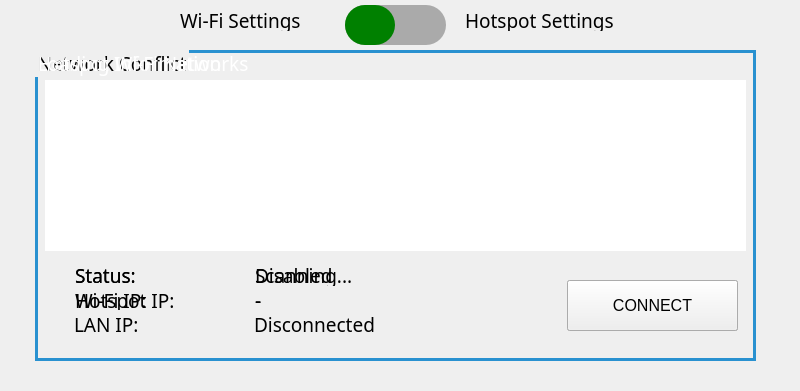
   <widget class="QWidget" name="network_menu_widget" native="true">
    <property name="geometry">
     <rect>
      <x>8800</x>
      <y>90</y>
      <width>800</width>
      <height>391</height>
     </rect>
    </property>
    <widget class="QLabel" name="label_14">
     <property name="geometry">
      <rect>
       <x>180</x>
       <y>10</y>
       <width>151</width>
       <height>21</height>
      </rect>
     </property>
     <property name="font">
      <font>
       <family>Proxima Nova</family>
       <pointsize>14</pointsize>
      </font>
     </property>
     <property name="text">
      <string>Wi-Fi Settings</string>
     </property>
    </widget>
    <widget class="QSlider" name="horizontalSlider">
     <property name="geometry">
      <rect>
       <x>345</x>
       <y>0</y>
       <width>101</width>
       <height>51</height>
      </rect>
     </property>
     <property name="font">
      <font>
       <family>Proxima Nova</family>
      </font>
     </property>
     <property name="autoFillBackground">
      <bool>false</bool>
     </property>
     <property name="styleSheet">
      <string notr="true">QSlider::groove:horizontal { 
	background-color: #AAAAAA;
	height: 40%; 
	border-radius: 20px;
}

QSlider::handle:horizontal { 
	background-color: green; 
	width: 50%; 
	height: 50%;
	border-radius: 20px; 
}
</string>
     </property>
     <property name="maximum">
      <number>1</number>
     </property>
     <property name="singleStep">
      <number>1</number>
     </property>
     <property name="pageStep">
      <number>1</number>
     </property>
     <property name="tracking">
      <bool>false</bool>
     </property>
     <property name="orientation">
      <enum>Qt::Horizontal</enum>
     </property>
     <property name="tickInterval">
      <number>0</number>
     </property>
    </widget>
    <widget class="QLabel" name="label_15">
     <property name="geometry">
      <rect>
       <x>465</x>
       <y>10</y>
       <width>191</width>
       <height>21</height>
      </rect>
     </property>
     <property name="font">
      <font>
       <family>Proxima Nova</family>
       <pointsize>14</pointsize>
      </font>
     </property>
     <property name="text">
      <string>Hotspot Settings</string>
     </property>
    </widget>
    <widget class="QGroupBox" name="wif_list_groupbox">
     <property name="geometry">
      <rect>
       <x>35</x>
       <y>50</y>
       <width>721</width>
       <height>311</height>
      </rect>
     </property>
     <property name="font">
      <font>
       <family>Proxima Nova</family>
       <pointsize>14</pointsize>
      </font>
     </property>
     <property name="styleSheet">
      <string notr="true">QGroupBox {
border-width: 3px; 
border-style: solid; 
border-color: rgb(41, 145, 208);
color: white;
}

QGroupBox::title {
    subcontrol-origin: margin;
     
}
 </string>
     </property>
     <property name="title">
      <string>Loading Wi-Fi Networks</string>
     </property>
     <widget class="QListWidget" name="network_wifi_list">
      <property name="geometry">
       <rect>
        <x>10</x>
        <y>30</y>
        <width>701</width>
        <height>171</height>
       </rect>
      </property>
      <property name="font">
       <font>
        <family>Proxima Nova</family>
        <pointsize>20</pointsize>
       </font>
      </property>
      <property name="styleSheet">
       <string notr="true">border-width: 2px; 
border-style: solid; 
border-color: white;
color: white;



 </string>
      </property>
     </widget>
     <widget class="QPushButton" name="network_connect_button">
      <property name="geometry">
       <rect>
        <x>532</x>
        <y>230</y>
        <width>171</width>
        <height>51</height>
       </rect>
      </property>
      <property name="font">
       <font>
        <family>Ubuntu</family>
        <pointsize>12</pointsize>
       </font>
      </property>
      <property name="focusPolicy">
       <enum>Qt::NoFocus</enum>
      </property>
      <property name="text">
       <string>CONNECT</string>
      </property>
     </widget>
     <widget class="QLabel" name="label_22">
      <property name="geometry">
       <rect>
        <x>40</x>
        <y>240</y>
        <width>121</width>
        <height>20</height>
       </rect>
      </property>
      <property name="font">
       <font>
        <family>Proxima Nova</family>
        <pointsize>14</pointsize>
       </font>
      </property>
      <property name="text">
       <string>Wi-Fi IP:</string>
      </property>
     </widget>
     <widget class="QLabel" name="network_wifi_address_label">
      <property name="geometry">
       <rect>
        <x>220</x>
        <y>240</y>
        <width>291</width>
        <height>21</height>
       </rect>
      </property>
      <property name="font">
       <font>
        <family>Proxima Nova</family>
        <pointsize>14</pointsize>
       </font>
      </property>
      <property name="text">
       <string>-</string>
      </property>
     </widget>
     <widget class="QLabel" name="label_23">
      <property name="geometry">
       <rect>
        <x>40</x>
        <y>215</y>
        <width>151</width>
        <height>20</height>
       </rect>
      </property>
      <property name="font">
       <font>
        <family>Proxima Nova</family>
        <pointsize>14</pointsize>
       </font>
      </property>
      <property name="text">
       <string>Status:</string>
      </property>
     </widget>
     <widget class="QLabel" name="network_wifi_ssid_label">
      <property name="geometry">
       <rect>
        <x>220</x>
        <y>215</y>
        <width>291</width>
        <height>21</height>
       </rect>
      </property>
      <property name="font">
       <font>
        <family>Proxima Nova</family>
        <pointsize>14</pointsize>
       </font>
      </property>
      <property name="text">
       <string>Scanning...</string>
      </property>
     </widget>
    </widget>
    <widget class="QGroupBox" name="network_conflict_groupbox">
     <property name="geometry">
      <rect>
       <x>35</x>
       <y>50</y>
       <width>721</width>
       <height>311</height>
      </rect>
     </property>
     <property name="font">
      <font>
       <family>Proxima Nova</family>
       <pointsize>14</pointsize>
      </font>
     </property>
     <property name="styleSheet">
      <string notr="true">QGroupBox {
border-width: 3px; 
border-style: solid; 
border-color: rgb(41, 145, 208);
##color: white;
}

QGroupBox::title {
    subcontrol-origin: margin;
     
}
 </string>
     </property>
     <property name="title">
      <string>Network Conflict</string>
     </property>
     <widget class="QLabel" name="label_24">
      <property name="geometry">
       <rect>
        <x>40</x>
        <y>60</y>
        <width>631</width>
        <height>151</height>
       </rect>
      </property>
      <property name="font">
       <font>
        <family>Proxima Nova</family>
        <pointsize>14</pointsize>
       </font>
      </property>
      <property name="text">
       <string>The new update caused conflicts in your network settings.
Please click reset button below to fix it.
Printer will reboot upon clicking the button.</string>
      </property>
      <property name="alignment">
       <set>Qt::AlignCenter</set>
      </property>
     </widget>
     <widget class="QPushButton" name="network_reset_button">
      <property name="geometry">
       <rect>
        <x>572</x>
        <y>230</y>
        <width>131</width>
        <height>51</height>
       </rect>
      </property>
      <property name="font">
       <font>
        <family>Proxima Nova</family>
        <pointsize>14</pointsize>
       </font>
      </property>
      <property name="focusPolicy">
       <enum>Qt::NoFocus</enum>
      </property>
      <property name="text">
       <string>RESET</string>
      </property>
     </widget>
     <zorder>network_reset_button</zorder>
     <zorder>label_24</zorder>
    </widget>
    <widget class="QGroupBox" name="hotspot_info_groupbox">
     <property name="geometry">
      <rect>
       <x>35</x>
       <y>50</y>
       <width>721</width>
       <height>311</height>
      </rect>
     </property>
     <property name="font">
      <font>
       <family>Proxima Nova</family>
       <pointsize>14</pointsize>
      </font>
     </property>
     <property name="styleSheet">
      <string notr="true">QGroupBox {
border-width: 3px; 
border-style: solid; 
border-color: rgb(41, 145, 208);
color: white;
}

QGroupBox::title {
    subcontrol-origin: margin;
     
}
 </string>
     </property>
     <property name="title">
      <string>Hotspot Information</string>
     </property>
     <widget class="QPushButton" name="network_update_hotspot_button">
      <property name="geometry">
       <rect>
        <x>532</x>
        <y>230</y>
        <width>171</width>
        <height>51</height>
       </rect>
      </property>
      <property name="font">
       <font>
        <family>Ubuntu</family>
        <pointsize>12</pointsize>
       </font>
      </property>
      <property name="focusPolicy">
       <enum>Qt::NoFocus</enum>
      </property>
      <property name="text">
       <string>ENABLE/UPDATE</string>
      </property>
     </widget>
     <widget class="QLineEdit" name="network_hotspot_ssid_textbox">
      <property name="geometry">
       <rect>
        <x>340</x>
        <y>90</y>
        <width>191</width>
        <height>31</height>
       </rect>
      </property>
      <property name="font">
       <font>
        <family>Proxima Nova</family>
        <pointsize>14</pointsize>
       </font>
      </property>
      <property name="styleSheet">
       <string notr="true"/>
      </property>
      <property name="text">
       <string/>
      </property>
      <property name="readOnly">
       <bool>true</bool>
      </property>
     </widget>
     <widget class="QLineEdit" name="network_hotspot_password_textbox">
      <property name="geometry">
       <rect>
        <x>340</x>
        <y>130</y>
        <width>191</width>
        <height>31</height>
       </rect>
      </property>
      <property name="font">
       <font>
        <family>Proxima Nova</family>
        <pointsize>14</pointsize>
       </font>
      </property>
      <property name="styleSheet">
       <string notr="true"/>
      </property>
      <property name="text">
       <string/>
      </property>
      <property name="readOnly">
       <bool>true</bool>
      </property>
     </widget>
     <widget class="QLabel" name="label_25">
      <property name="geometry">
       <rect>
        <x>140</x>
        <y>100</y>
        <width>171</width>
        <height>20</height>
       </rect>
      </property>
      <property name="font">
       <font>
        <family>Proxima Nova</family>
        <pointsize>15</pointsize>
       </font>
      </property>
      <property name="text">
       <string>Hotspot SSID:</string>
      </property>
     </widget>
     <widget class="QLabel" name="label_26">
      <property name="geometry">
       <rect>
        <x>140</x>
        <y>135</y>
        <width>201</width>
        <height>20</height>
       </rect>
      </property>
      <property name="font">
       <font>
        <family>Proxima Nova</family>
        <pointsize>15</pointsize>
       </font>
      </property>
      <property name="text">
       <string>Hotspot Password:</string>
      </property>
     </widget>
     <widget class="QLabel" name="network_hotspot_address_label">
      <property name="geometry">
       <rect>
        <x>220</x>
        <y>240</y>
        <width>281</width>
        <height>21</height>
       </rect>
      </property>
      <property name="font">
       <font>
        <family>Proxima Nova</family>
        <pointsize>14</pointsize>
       </font>
      </property>
      <property name="text">
       <string>-</string>
      </property>
     </widget>
     <widget class="QLabel" name="label_27">
      <property name="geometry">
       <rect>
        <x>40</x>
        <y>240</y>
        <width>121</width>
        <height>20</height>
       </rect>
      </property>
      <property name="font">
       <font>
        <family>Proxima Nova</family>
        <pointsize>14</pointsize>
       </font>
      </property>
      <property name="text">
       <string>Hotspot IP:</string>
      </property>
     </widget>
     <widget class="QLabel" name="label_32">
      <property name="geometry">
       <rect>
        <x>40</x>
        <y>215</y>
        <width>121</width>
        <height>20</height>
       </rect>
      </property>
      <property name="font">
       <font>
        <family>Proxima Nova</family>
        <pointsize>14</pointsize>
       </font>
      </property>
      <property name="text">
       <string>Status:</string>
      </property>
     </widget>
     <widget class="QLabel" name="network_hotspot_status_label">
      <property name="geometry">
       <rect>
        <x>220</x>
        <y>215</y>
        <width>271</width>
        <height>21</height>
       </rect>
      </property>
      <property name="font">
       <font>
        <family>Proxima Nova</family>
        <pointsize>14</pointsize>
       </font>
      </property>
      <property name="text">
       <string>Disabled</string>
      </property>
     </widget>
    </widget>
    <widget class="QLabel" name="label_46">
     <property name="geometry">
      <rect>
       <x>74</x>
       <y>314</y>
       <width>121</width>
       <height>20</height>
      </rect>
     </property>
     <property name="font">
      <font>
       <family>Proxima Nova</family>
       <pointsize>14</pointsize>
      </font>
     </property>
     <property name="text">
      <string>LAN IP:</string>
     </property>
    </widget>
    <widget class="QLabel" name="lan_address_label">
     <property name="geometry">
      <rect>
       <x>254</x>
       <y>314</y>
       <width>291</width>
       <height>21</height>
      </rect>
     </property>
     <property name="font">
      <font>
       <family>Proxima Nova</family>
       <pointsize>14</pointsize>
      </font>
     </property>
     <property name="text">
      <string>Disconnected</string>
     </property>
    </widget>
    <zorder>network_conflict_groupbox</zorder>
    <zorder>hotspot_info_groupbox</zorder>
    <zorder>wif_list_groupbox</zorder>
    <zorder>label_14</zorder>
    <zorder>horizontalSlider</zorder>
    <zorder>label_15</zorder>
    <zorder>label_46</zorder>
    <zorder>lan_address_label</zorder>
   </widget>
